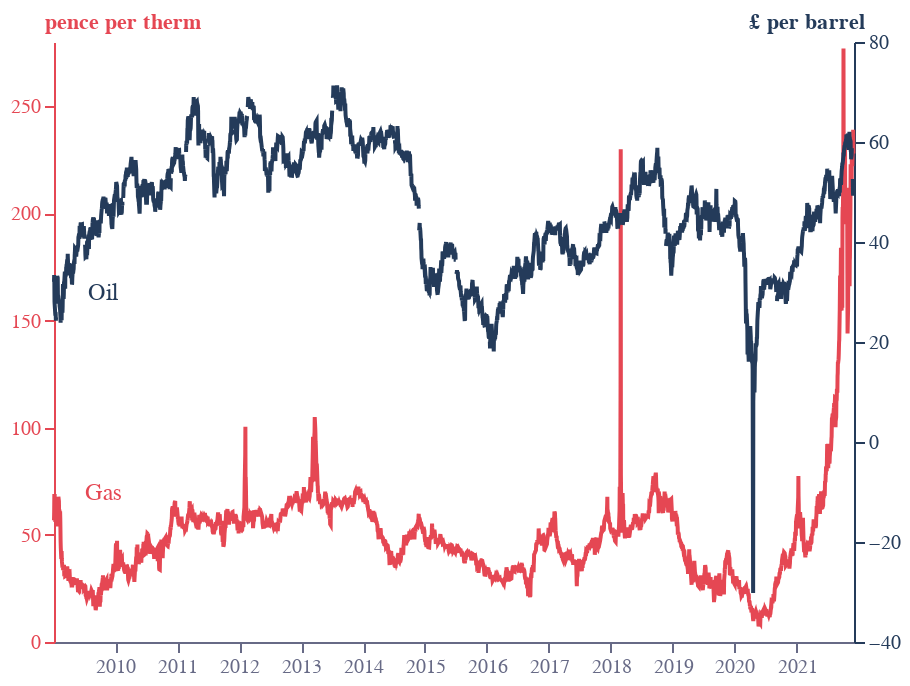

Write notebook code for a chart like this one.
### Code cell
base = alt.Chart(f2).encode(
    x=alt.X(
        "date:T",
        sort=[],
        axis=alt.Axis(
            grid=False,
            title="",
            labelColor=colors["eco-gray"],
            titleColor=colors["eco-gray"],
            tickColor=colors["eco-gray"],
            domainColor=colors["eco-gray"],
            tickCount=10,
            orient="bottom",
            labelAngle=0,
        ),
    )
)
line1 = base.mark_line(color=colors["eco-red"]).encode(
    y=alt.Y(
        "gas:Q",
        sort=[],
        axis=alt.Axis(
            grid=False,
            title="pence per therm",
            titleX=-5,
            titleY=-5,
            titleBaseline="bottom",
            titleAngle=0,
            titleAlign="left",
            labelColor=colors["eco-red"],
            titleColor=colors["eco-red"],
            tickColor=colors["eco-red"],
            domainColor=colors["eco-red"],
        ),
    )
)
line2 = (
    base.mark_line(color=colors["eco-blue"])
    .encode(
        y=alt.Y(
            "oil:Q",
            sort=[],
            axis=alt.Axis(
                grid=False,
                title="£ per barrel",
                titleX=5,
                titleY=-5,
                titleBaseline="bottom",
                titleAngle=0,
                titleAlign="right",
                labelColor=colors["eco-blue"],
                titleColor=colors["eco-blue"],
                tickColor=colors["eco-blue"],
                domainColor=colors["eco-blue"],
            ),
        )
    )
    .transform_filter("datum.oil!=0")
)
label1 = (
    alt.Chart(pd.DataFrame({"x": "2009-10-22", "y": -10, "t": "Gas"}, index=[0]))
    .mark_text(color=colors["eco-red"], size=12)
    .encode(x="x:T", y=alt.Y("y:Q"), text="t:N")
)
label2 = (
    alt.Chart(pd.DataFrame({"x": "2009-10-22", "y": 30, "t": "Oil"}, index=[0]))
    .mark_text(color=colors["eco-blue"], size=12)
    .encode(x="x:T", y=alt.Y("y:Q"), text="t:N")
)
layer1 = (
    (((line1) + (line2 + label2 + label1)).properties(height=300, width=400))
    .configure_view(stroke=None)
    .properties(title="")
).resolve_scale(y="independent")
layer1.save("visualisation/" + f + ".json")
layer1.save("visualisation/" + f + ".png")
open("README.md", "a").write(readme)
layer1

### Figure 1 — Vega-Lite specification as saved in the notebook (floating-point values rounded to 4 significant figures; data arrays with more than 128 entries replaced by an {"elided": "..."} marker saying what was removed)
{"config": {"view": {"continuousWidth": 400, "continuousHeight": 300, "stroke": null}}, "layer": [{"data": {"name": "data-f38ef7fab24ee13b5eea54b5e3369f21"}, "mark": {"type": "line", "color": "#E54753"}, "encoding": {"x": {"type": "temporal", "axis": {"domainColor": "#676A86", "grid": false, "labelAngle": 0, "labelColor": "#676A86", "orient": "bottom", "tickColor": "#676A86", "tickCount": 10, "title": "", "titleColor": "#676A86"}, "field": "date", "sort": []}, "y": {"type": "quantitative", "axis": {"domainColor": "#E54753", "grid": false, "labelColor": "#E54753", "tickColor": "#E54753", "title": "pence per therm", "titleAlign": "left", "titleAngle": 0, "titleBaseline": "bottom", "titleColor": "#E54753", "titleX": -5, "titleY": -5}, "field": "gas", "sort": []}}}, {"layer": [{"data": {"name": "data-f38ef7fab24ee13b5eea54b5e3369f21"}, "mark": {"type": "line", "color": "#243B5A"}, "encoding": {"x": {"type": "temporal", "axis": {"domainColor": "#676A86", "grid": false, "labelAngle": 0, "labelColor": "#676A86", "orient": "bottom", "tickColor": "#676A86", "tickCount": 10, "title": "", "titleColor": "#676A86"}, "field": "date", "sort": []}, "y": {"type": "quantitative", "axis": {"domainColor": "#243B5A", "grid": false, "labelColor": "#243B5A", "tickColor": "#243B5A", "title": "£ per barrel", "titleAlign": "right", "titleAngle": 0, "titleBaseline": "bottom", "titleColor": "#243B5A", "titleX": 5, "titleY": -5}, "field": "oil", "sort": []}}, "transform": [{"filter": "datum.oil!=0"}]}, {"data": {"name": "data-151c57d1a37eaf0b1367c0423c316585"}, "mark": {"type": "text", "color": "#243B5A", "size": 12}, "encoding": {"text": {"type": "nominal", "field": "t"}, "x": {"type": "temporal", "field": "x"}, "y": {"type": "quantitative", "field": "y"}}}, {"data": {"name": "data-f8eff80e954fc4f9c36721e9ccf915ce"}, "mark": {"type": "text", "color": "#E54753", "size": 12}, "encoding": {"text": {"type": "nominal", "field": "t"}, "x": {"type": "temporal", "field": "x"}, "y": {"type": "quantitative", "field": "y"}}}]}], "height": 300, "resolve": {"scale": {"y": "independent"}}, "title": "", "width": 400, "$schema": "https://vega.github.io/schema/vega-lite/v4.8.1.json", "datasets": {"data-f38ef7fab24ee13b5eea54b5e3369f21": {"elided": "3273 records"}, "data-151c57d1a37eaf0b1367c0423c316585": [{"x": "2009-10-22", "y": 30, "t": "Oil"}], "data-f8eff80e954fc4f9c36721e9ccf915ce": [{"x": "2009-10-22", "y": -10, "t": "Gas"}]}}
